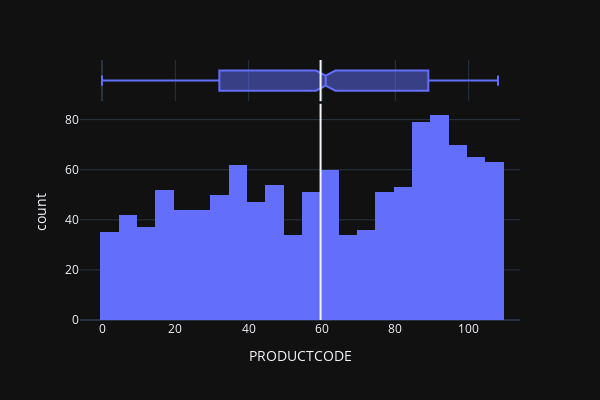

This figure's notebook cell:
### Code cell
print(f'Cluster Histogram mean: {df_cluster_dr[df_cluster_dr.cluster == cluster_id][metric].mean():.2f}')
fig = px.histogram(data_frame=df_cluster_dr[df_cluster_dr.cluster == cluster_id], x=metric, marginal='box')
fig.add_vline(x=df_cluster_dr[df_cluster_dr.cluster == cluster_id][metric].mean())
fig.show()

### Figure 1 — Plotly figure (JSON) as saved in the notebook; plotly's stock layout.template omitted (floating-point values rounded to 4 significant figures; data arrays with more than 128 entries replaced by an {"elided": "..."} marker saying what was removed)
{"data": [{"alignmentgroup": "True", "bingroup": "x", "hovertemplate": "PRODUCTCODE=%{x}<br>count=%{y}<extra></extra>", "legendgroup": "", "marker": {"color": "#636efa", "pattern": {"shape": ""}}, "name": "", "offsetgroup": "", "orientation": "v", "showlegend": false, "type": "histogram", "x": {"elided": "1145 int values"}, "xaxis": "x", "yaxis": "y"}, {"alignmentgroup": "True", "hovertemplate": "PRODUCTCODE=%{x}<extra></extra>", "legendgroup": "", "marker": {"color": "#636efa"}, "name": "", "notched": true, "offsetgroup": "", "showlegend": false, "type": "box", "x": {"elided": "1145 int values"}, "xaxis": "x2", "yaxis": "y2"}], "layout": {"barmode": "relative", "height": 400, "legend": {"tracegroupgap": 0}, "margin": {"t": 60}, "shapes": [{"type": "line", "x0": 59.61, "x1": 59.61, "xref": "x", "y0": 0, "y1": 1, "yref": "y domain"}, {"type": "line", "x0": 59.61, "x1": 59.61, "xref": "x2", "y0": 0, "y1": 1, "yref": "y2 domain"}], "width": 600, "xaxis": {"anchor": "y", "autorange": true, "domain": [0, 1], "range": [-6, 114], "title": {"text": "PRODUCTCODE"}, "type": "linear"}, "xaxis2": {"anchor": "y2", "autorange": true, "domain": [0, 1], "matches": "x", "range": [-6, 114], "showgrid": true, "showticklabels": false, "type": "linear"}, "yaxis": {"anchor": "x", "autorange": true, "domain": [0, 0.8316], "range": [0, 86.32], "title": {"text": "count"}}, "yaxis2": {"anchor": "x2", "autorange": true, "domain": [0.8416, 1], "matches": "y2", "range": [-0.5, 0.5], "showgrid": false, "showline": false, "showticklabels": false, "ticks": "", "type": "category"}}}
